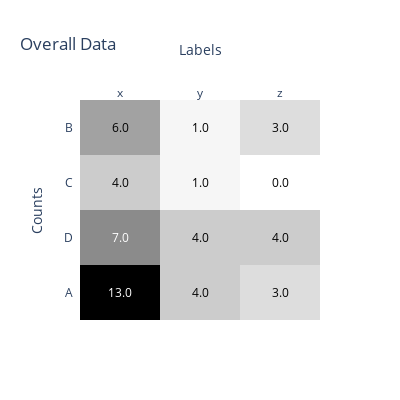

The notebook cell this image was saved under:
### Code cell
import plotly.figure_factory as ff

df = model.get_cluster_as_dataframe(cluster=-1)

fig = ff.create_annotated_heatmap(z=df.values, x=list(df.columns), y=list(df.index), colorscale='Greys')
fig.update_xaxes(title='Labels')
fig.update_yaxes(title='Counts')
fig.update_layout(title='Overall Data', autosize=False, width=400, height=400)
fig.show()

### Figure 1 — Plotly figure (JSON) as saved in the notebook; plotly's stock layout.template omitted (floating-point values rounded to 4 significant figures)
{"data": [{"colorscale": [[0, "rgb(255,255,255)"], [0.125, "rgb(240,240,240)"], [0.25, "rgb(217,217,217)"], [0.375, "rgb(189,189,189)"], [0.5, "rgb(150,150,150)"], [0.625, "rgb(115,115,115)"], [0.75, "rgb(82,82,82)"], [0.875, "rgb(37,37,37)"], [1, "rgb(0,0,0)"]], "reversescale": false, "showscale": false, "type": "heatmap", "x": ["x", "y", "z"], "y": ["A", "D", "C", "B"], "z": [[13, 4, 3], [7, 4, 4], [4, 1, 0], [6, 1, 3]]}], "layout": {"annotations": [{"font": {"color": "#FFFFFF"}, "showarrow": false, "text": "13.0", "x": "x", "xref": "x", "y": "A", "yref": "y"}, {"font": {"color": "#000000"}, "showarrow": false, "text": "4.0", "x": "y", "xref": "x", "y": "A", "yref": "y"}, {"font": {"color": "#000000"}, "showarrow": false, "text": "3.0", "x": "z", "xref": "x", "y": "A", "yref": "y"}, {"font": {"color": "#FFFFFF"}, "showarrow": false, "text": "7.0", "x": "x", "xref": "x", "y": "D", "yref": "y"}, {"font": {"color": "#000000"}, "showarrow": false, "text": "4.0", "x": "y", "xref": "x", "y": "D", "yref": "y"}, {"font": {"color": "#000000"}, "showarrow": false, "text": "4.0", "x": "z", "xref": "x", "y": "D", "yref": "y"}, {"font": {"color": "#000000"}, "showarrow": false, "text": "4.0", "x": "x", "xref": "x", "y": "C", "yref": "y"}, {"font": {"color": "#000000"}, "showarrow": false, "text": "1.0", "x": "y", "xref": "x", "y": "C", "yref": "y"}, {"font": {"color": "#000000"}, "showarrow": false, "text": "0.0", "x": "z", "xref": "x", "y": "C", "yref": "y"}, {"font": {"color": "#000000"}, "showarrow": false, "text": "6.0", "x": "x", "xref": "x", "y": "B", "yref": "y"}, {"font": {"color": "#000000"}, "showarrow": false, "text": "1.0", "x": "y", "xref": "x", "y": "B", "yref": "y"}, {"font": {"color": "#000000"}, "showarrow": false, "text": "3.0", "x": "z", "xref": "x", "y": "B", "yref": "y"}], "autosize": false, "height": 400, "title": {"text": "Overall Data"}, "width": 400, "xaxis": {"dtick": 1, "gridcolor": "rgb(0, 0, 0)", "side": "top", "ticks": "", "title": {"text": "Labels"}}, "yaxis": {"dtick": 1, "ticks": "", "ticksuffix": "  ", "title": {"text": "Counts"}}}}
